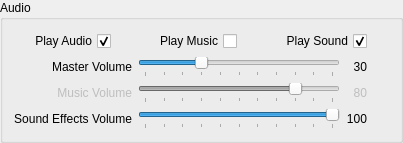
         <widget class="QGroupBox" name="gBx_Audio">
          <property name="title">
           <string>Audio</string>
          </property>
          <layout class="QGridLayout" name="gridLayout_5">
           <item row="1" column="1">
            <widget class="QSlider" name="hSl_MasterVolume">
             <property name="enabled">
              <bool>true</bool>
             </property>
             <property name="acceptDrops">
              <bool>false</bool>
             </property>
             <property name="maximum">
              <number>100</number>
             </property>
             <property name="singleStep">
              <number>5</number>
             </property>
             <property name="value">
              <number>30</number>
             </property>
             <property name="sliderPosition">
              <number>30</number>
             </property>
             <property name="tracking">
              <bool>true</bool>
             </property>
             <property name="orientation">
              <enum>Qt::Horizontal</enum>
             </property>
             <property name="tickPosition">
              <enum>QSlider::TicksBelow</enum>
             </property>
             <property name="tickInterval">
              <number>10</number>
             </property>
            </widget>
           </item>
           <item row="2" column="2">
            <widget class="QLabel" name="lbl_MusicVolume_value">
             <property name="enabled">
              <bool>false</bool>
             </property>
             <property name="text">
              <string>80</string>
             </property>
             <property name="alignment">
              <set>Qt::AlignRight|Qt::AlignTrailing|Qt::AlignVCenter</set>
             </property>
            </widget>
           </item>
           <item row="1" column="0">
            <widget class="QLabel" name="lbl_MasterVolume">
             <property name="text">
              <string>Master Volume</string>
             </property>
             <property name="alignment">
              <set>Qt::AlignRight|Qt::AlignTrailing|Qt::AlignVCenter</set>
             </property>
            </widget>
           </item>
           <item row="3" column="1">
            <widget class="QSlider" name="hSl_SoundVolume">
             <property name="maximum">
              <number>100</number>
             </property>
             <property name="singleStep">
              <number>5</number>
             </property>
             <property name="value">
              <number>100</number>
             </property>
             <property name="sliderPosition">
              <number>100</number>
             </property>
             <property name="orientation">
              <enum>Qt::Horizontal</enum>
             </property>
             <property name="invertedAppearance">
              <bool>false</bool>
             </property>
             <property name="tickPosition">
              <enum>QSlider::TicksBelow</enum>
             </property>
             <property name="tickInterval">
              <number>10</number>
             </property>
            </widget>
           </item>
           <item row="1" column="2">
            <widget class="QLabel" name="lbl_MasterVolume_value">
             <property name="text">
              <string>30</string>
             </property>
             <property name="alignment">
              <set>Qt::AlignRight|Qt::AlignTrailing|Qt::AlignVCenter</set>
             </property>
            </widget>
           </item>
           <item row="2" column="1">
            <widget class="QSlider" name="hSl_MusicVolume">
             <property name="enabled">
              <bool>false</bool>
             </property>
             <property name="maximum">
              <number>100</number>
             </property>
             <property name="singleStep">
              <number>5</number>
             </property>
             <property name="value">
              <number>80</number>
             </property>
             <property name="sliderPosition">
              <number>80</number>
             </property>
             <property name="orientation">
              <enum>Qt::Horizontal</enum>
             </property>
             <property name="tickPosition">
              <enum>QSlider::TicksBelow</enum>
             </property>
             <property name="tickInterval">
              <number>10</number>
             </property>
            </widget>
           </item>
           <item row="3" column="0">
            <widget class="QLabel" name="lbl_SoundVolume">
             <property name="text">
              <string>Sound Effects Volume</string>
             </property>
             <property name="alignment">
              <set>Qt::AlignRight|Qt::AlignTrailing|Qt::AlignVCenter</set>
             </property>
            </widget>
           </item>
           <item row="3" column="2">
            <widget class="QLabel" name="lbl_SoundVolume_value">
             <property name="text">
              <string>100</string>
             </property>
             <property name="alignment">
              <set>Qt::AlignRight|Qt::AlignTrailing|Qt::AlignVCenter</set>
             </property>
            </widget>
           </item>
           <item row="2" column="0">
            <widget class="QLabel" name="lbl_MusicVolume">
             <property name="enabled">
              <bool>false</bool>
             </property>
             <property name="text">
              <string>Music Volume</string>
             </property>
             <property name="alignment">
              <set>Qt::AlignRight|Qt::AlignTrailing|Qt::AlignVCenter</set>
             </property>
            </widget>
           </item>
           <item row="1" column="3">
            <widget class="QPushButton" name="Btn_MasterVolume_Reset">
             <property name="maximumSize">
              <size>
               <width>16</width>
               <height>16</height>
              </size>
             </property>
             <property name="text">
              <string/>
             </property>
             <property name="icon">
              <iconset resource="resources.qrc">
               <normaloff>:/Images/Reset_Icon_16px</normaloff>:/Images/Reset_Icon_16px</iconset>
             </property>
             <property name="flat">
              <bool>true</bool>
             </property>
            </widget>
           </item>
           <item row="2" column="3">
            <widget class="QPushButton" name="Btn_MusicVolume_Reset">
             <property name="enabled">
              <bool>false</bool>
             </property>
             <property name="maximumSize">
              <size>
               <width>16</width>
               <height>16</height>
              </size>
             </property>
             <property name="text">
              <string/>
             </property>
             <property name="icon">
              <iconset resource="resources.qrc">
               <normaloff>:/Images/Reset_Icon_16px</normaloff>:/Images/Reset_Icon_16px</iconset>
             </property>
             <property name="flat">
              <bool>true</bool>
             </property>
            </widget>
           </item>
           <item row="3" column="3">
            <widget class="QPushButton" name="Btn_SoundVolume_Reset">
             <property name="maximumSize">
              <size>
               <width>16</width>
               <height>16</height>
              </size>
             </property>
             <property name="text">
              <string/>
             </property>
             <property name="icon">
              <iconset resource="resources.qrc">
               <normaloff>:/Images/Reset_Icon_16px</normaloff>:/Images/Reset_Icon_16px</iconset>
             </property>
             <property name="flat">
              <bool>true</bool>
             </property>
            </widget>
           </item>
           <item row="0" column="0" colspan="4">
            <widget class="QFrame" name="fr_AudioCheckBoxes">
             <property name="minimumSize">
              <size>
               <width>0</width>
               <height>0</height>
              </size>
             </property>
             <property name="frameShape">
              <enum>QFrame::NoFrame</enum>
             </property>
             <property name="frameShadow">
              <enum>QFrame::Raised</enum>
             </property>
             <layout class="QGridLayout" name="gridLayout_17">
              <property name="leftMargin">
               <number>0</number>
              </property>
              <property name="topMargin">
               <number>0</number>
              </property>
              <property name="rightMargin">
               <number>0</number>
              </property>
              <property name="bottomMargin">
               <number>0</number>
              </property>
              <item row="0" column="6">
               <spacer name="hSp_PlaySound">
                <property name="orientation">
                 <enum>Qt::Horizontal</enum>
                </property>
                <property name="sizeHint" stdset="0">
                 <size>
                  <width>15</width>
                  <height>20</height>
                 </size>
                </property>
               </spacer>
              </item>
              <item row="0" column="5">
               <widget class="QPushButton" name="Btn_PlayMusic_Reset">
                <property name="maximumSize">
                 <size>
                  <width>16</width>
                  <height>16</height>
                 </size>
                </property>
                <property name="statusTip">
                 <string>Reset Play Music Setting</string>
                </property>
                <property name="text">
                 <string/>
                </property>
                <property name="icon">
                 <iconset resource="resources.qrc">
                  <normaloff>:/Images/Reset_Icon_16px</normaloff>:/Images/Reset_Icon_16px</iconset>
                </property>
                <property name="checkable">
                 <bool>false</bool>
                </property>
                <property name="flat">
                 <bool>true</bool>
                </property>
               </widget>
              </item>
              <item row="0" column="1">
               <widget class="QCheckBox" name="cBx_PlayAudio">
                <property name="statusTip">
                 <string>Enable/Disable Audio</string>
                </property>
                <property name="layoutDirection">
                 <enum>Qt::RightToLeft</enum>
                </property>
                <property name="text">
                 <string>Play Audio</string>
                </property>
                <property name="checked">
                 <bool>true</bool>
                </property>
               </widget>
              </item>
              <item row="0" column="4">
               <widget class="QCheckBox" name="cBx_PlayMusic">
                <property name="enabled">
                 <bool>true</bool>
                </property>
                <property name="sizePolicy">
                 <sizepolicy hsizetype="Minimum" vsizetype="Fixed">
                  <horstretch>0</horstretch>
                  <verstretch>0</verstretch>
                 </sizepolicy>
                </property>
                <property name="statusTip">
                 <string>Enable/Disable Music</string>
                </property>
                <property name="layoutDirection">
                 <enum>Qt::RightToLeft</enum>
                </property>
                <property name="inputMethodHints">
                 <set>Qt::ImhNone</set>
                </property>
                <property name="text">
                 <string>Play Music</string>
                </property>
                <property name="checked">
                 <bool>false</bool>
                </property>
                <property name="IsVisible" stdset="0">
                 <bool>false</bool>
                </property>
               </widget>
              </item>
              <item row="0" column="3">
               <spacer name="hSp_PlayMusic">
                <property name="orientation">
                 <enum>Qt::Horizontal</enum>
                </property>
                <property name="sizeHint" stdset="0">
                 <size>
                  <width>15</width>
                  <height>20</height>
                 </size>
                </property>
               </spacer>
              </item>
              <item row="0" column="0">
               <spacer name="hSp_PlayAudio">
                <property name="orientation">
                 <enum>Qt::Horizontal</enum>
                </property>
                <property name="sizeHint" stdset="0">
                 <size>
                  <width>15</width>
                  <height>20</height>
                 </size>
                </property>
               </spacer>
              </item>
              <item row="0" column="7">
               <widget class="QCheckBox" name="cBx_PlaySound">
                <property name="statusTip">
                 <string>Enable/Disable Sound</string>
                </property>
                <property name="layoutDirection">
                 <enum>Qt::RightToLeft</enum>
                </property>
                <property name="text">
                 <string>Play Sound</string>
                </property>
                <property name="checked">
                 <bool>true</bool>
                </property>
               </widget>
              </item>
              <item row="0" column="2">
               <widget class="QPushButton" name="Btn_PlayAudio_Reset">
                <property name="maximumSize">
                 <size>
                  <width>16</width>
                  <height>16</height>
                 </size>
                </property>
                <property name="statusTip">
                 <string>Reset Play Audio Setting</string>
                </property>
                <property name="text">
                 <string/>
                </property>
                <property name="icon">
                 <iconset resource="resources.qrc">
                  <normaloff>:/Images/Reset_Icon_16px</normaloff>:/Images/Reset_Icon_16px</iconset>
                </property>
                <property name="iconSize">
                 <size>
                  <width>16</width>
                  <height>16</height>
                 </size>
                </property>
                <property name="flat">
                 <bool>true</bool>
                </property>
               </widget>
              </item>
              <item row="0" column="8">
               <widget class="QPushButton" name="Btn_PlaySound_Reset">
                <property name="maximumSize">
                 <size>
                  <width>16</width>
                  <height>16</height>
                 </size>
                </property>
                <property name="statusTip">
                 <string>Reset Play Sound Setting</string>
                </property>
                <property name="text">
                 <string/>
                </property>
                <property name="icon">
                 <iconset resource="resources.qrc">
                  <normaloff>:/Images/Reset_Icon_16px</normaloff>:/Images/Reset_Icon_16px</iconset>
                </property>
                <property name="flat">
                 <bool>true</bool>
                </property>
               </widget>
              </item>
             </layout>
            </widget>
           </item>
          </layout>
         </widget>
